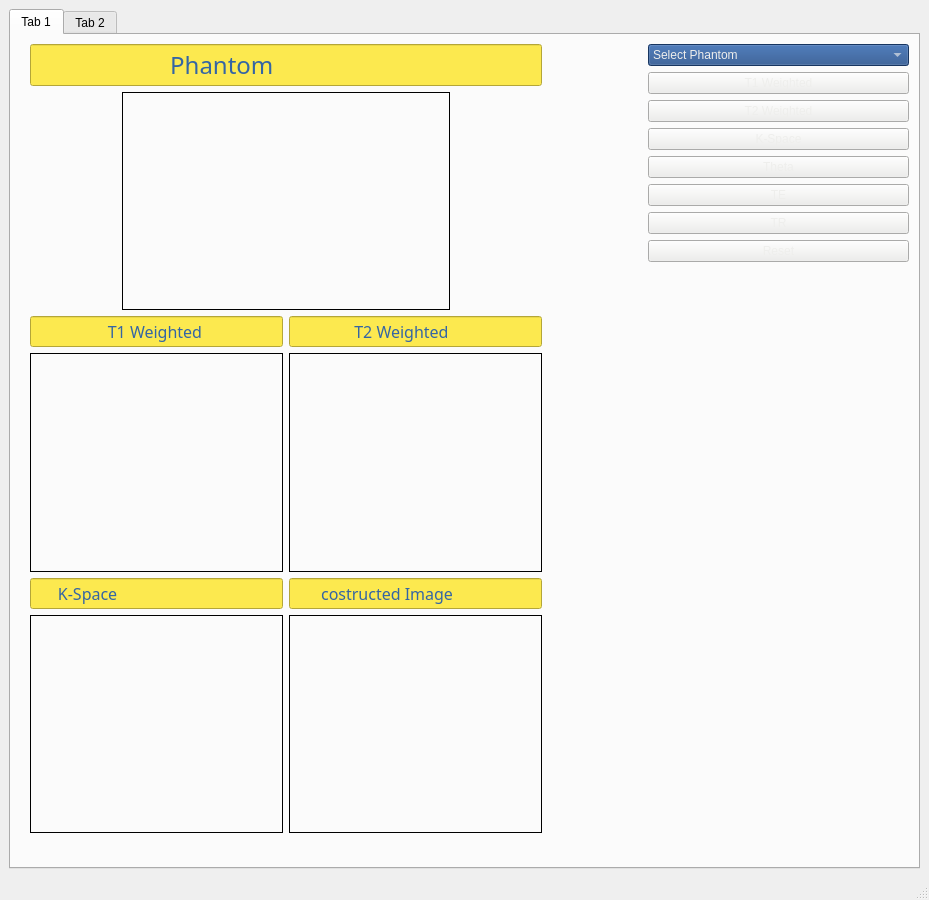
<?xml version="1.0" encoding="UTF-8"?>
<ui version="4.0">
 <class>MainWindow</class>
 <widget class="QMainWindow" name="MainWindow">
  <property name="geometry">
   <rect>
    <x>0</x>
    <y>0</y>
    <width>929</width>
    <height>900</height>
   </rect>
  </property>
  <property name="sizePolicy">
   <sizepolicy hsizetype="Preferred" vsizetype="Preferred">
    <horstretch>0</horstretch>
    <verstretch>0</verstretch>
   </sizepolicy>
  </property>
  <property name="windowTitle">
   <string>MainWindow</string>
  </property>
  <property name="styleSheet">
   <string notr="true"/>
  </property>
  <property name="documentMode">
   <bool>false</bool>
  </property>
  <widget class="QWidget" name="centralwidget">
   <property name="styleSheet">
    <string notr="true"/>
   </property>
   <layout class="QHBoxLayout" name="horizontalLayout_3">
    <item>
     <widget class="QTabWidget" name="tabWidget">
      <property name="currentIndex">
       <number>0</number>
      </property>
      <widget class="QWidget" name="tab">
       <property name="maximumSize">
        <size>
         <width>907</width>
         <height>807</height>
        </size>
       </property>
       <property name="styleSheet">
        <string notr="true"/>
       </property>
       <attribute name="title">
        <string>Tab 1</string>
       </attribute>
       <layout class="QHBoxLayout" name="horizontalLayout">
        <item>
         <spacer name="horizontalSpacer_2">
          <property name="orientation">
           <enum>Qt::Horizontal</enum>
          </property>
          <property name="sizeType">
           <enum>QSizePolicy::Fixed</enum>
          </property>
          <property name="sizeHint" stdset="0">
           <size>
            <width>10</width>
            <height>10</height>
           </size>
          </property>
         </spacer>
        </item>
        <item>
         <layout class="QGridLayout" name="gridLayout">
          <item row="0" column="0">
           <layout class="QGridLayout" name="gridLayout_4">
            <item row="0" column="0">
             <layout class="QVBoxLayout" name="verticalLayout"/>
            </item>
           </layout>
          </item>
          <item row="0" column="3">
           <layout class="QGridLayout" name="gridLayout_2">
            <item row="9" column="0">
             <spacer name="verticalSpacer_5">
              <property name="orientation">
               <enum>Qt::Vertical</enum>
              </property>
              <property name="sizeHint" stdset="0">
               <size>
                <width>20</width>
                <height>40</height>
               </size>
              </property>
             </spacer>
            </item>
            <item row="1" column="0">
             <widget class="QPushButton" name="b_t1">
              <property name="styleSheet">
               <string notr="true">background-color: rgb(238, 238, 236);
color: rgb(238, 238, 236);
font: 75 11pt &quot;URW Bookman L&quot;;</string>
              </property>
              <property name="text">
               <string>T1 Weighted</string>
              </property>
             </widget>
            </item>
            <item row="2" column="0">
             <widget class="QPushButton" name="b_t2">
              <property name="styleSheet">
               <string notr="true">background-color: rgb(238, 238, 236);
color: rgb(238, 238, 236);
font: 75 11pt &quot;URW Bookman L&quot;;</string>
              </property>
              <property name="text">
               <string>T2 Weighted</string>
              </property>
             </widget>
            </item>
            <item row="3" column="0">
             <widget class="QPushButton" name="b_k">
              <property name="styleSheet">
               <string notr="true">font: 75 11pt &quot;URW Bookman L&quot;;
background-color: rgb(238, 238, 236);
color: rgb(238, 238, 236);</string>
              </property>
              <property name="text">
               <string>K-Space</string>
              </property>
             </widget>
            </item>
            <item row="5" column="0">
             <widget class="QPushButton" name="b_theta">
              <property name="styleSheet">
               <string notr="true">background-color: rgb(238, 238, 236);
color: rgb(238, 238, 236);
font: 75 11pt &quot;URW Bookman L&quot;;</string>
              </property>
              <property name="text">
               <string>Theta</string>
              </property>
             </widget>
            </item>
            <item row="7" column="0">
             <widget class="QPushButton" name="b_tr">
              <property name="styleSheet">
               <string notr="true">background-color: rgb(238, 238, 236);
color: rgb(238, 238, 236);
font: 75 11pt &quot;URW Bookman L&quot;;</string>
              </property>
              <property name="text">
               <string>TR</string>
              </property>
             </widget>
            </item>
            <item row="6" column="0">
             <widget class="QPushButton" name="b_te">
              <property name="styleSheet">
               <string notr="true">background-color: rgb(238, 238, 236);
color: rgb(238, 238, 236);
font: 75 11pt &quot;URW Bookman L&quot;;</string>
              </property>
              <property name="text">
               <string>TE</string>
              </property>
             </widget>
            </item>
            <item row="8" column="0">
             <widget class="QPushButton" name="b_reset">
              <property name="styleSheet">
               <string notr="true">background-color: rgb(238, 238, 236);
color: rgb(238, 238, 236);
font: 75 11pt &quot;URW Bookman L&quot;;</string>
              </property>
              <property name="text">
               <string>Reset</string>
              </property>
             </widget>
            </item>
            <item row="0" column="0">
             <widget class="QComboBox" name="cb">
              <property name="styleSheet">
               <string notr="true">background-color: rgb(32, 74, 135);

color: rgb(238, 238, 236);
font: 75 11pt &quot;URW Bookman L&quot;;</string>
              </property>
              <item>
               <property name="text">
                <string>Select Phantom</string>
               </property>
              </item>
              <item>
               <property name="text">
                <string>Shepp-Logan phantom (10 ellipses)</string>
               </property>
              </item>
              <item>
               <property name="text">
                <string>Piecewise-Smooth Shepp-Logan phantom</string>
               </property>
              </item>
              <item>
               <property name="text">
                <string>phantom with vertical ellipses</string>
               </property>
              </item>
              <item>
               <property name="text">
                <string>1 cone</string>
               </property>
              </item>
              <item>
               <property name="text">
                <string>1 rectangular</string>
               </property>
              </item>
              <item>
               <property name="text">
                <string>composite of 6 gaussians + 1 parabola</string>
               </property>
              </item>
              <item>
               <property name="text">
                <string>composite - rectangles and ellipses </string>
               </property>
              </item>
              <item>
               <property name="text">
                <string>rectangles, 'resolution' phantom</string>
               </property>
              </item>
             </widget>
            </item>
           </layout>
          </item>
          <item row="0" column="1">
           <layout class="QGridLayout" name="gridLayout_8">
            <item row="10" column="1">
             <widget class="QLabel" name="l5">
              <property name="minimumSize">
               <size>
                <width>128</width>
                <height>128</height>
               </size>
              </property>
              <property name="frameShape">
               <enum>QFrame::Box</enum>
              </property>
              <property name="text">
               <string/>
              </property>
              <property name="scaledContents">
               <bool>true</bool>
              </property>
             </widget>
            </item>
            <item row="0" column="0" colspan="2">
             <widget class="QLineEdit" name="lineEdit_4">
              <property name="font">
               <font>
                <family>MathJax_AMS</family>
                <pointsize>18</pointsize>
               </font>
              </property>
              <property name="styleSheet">
               <string notr="true">color:rgb(52, 101, 164);
background-color: rgb(252, 233, 79);</string>
              </property>
              <property name="text">
               <string>                      Phantom</string>
              </property>
             </widget>
            </item>
            <item row="5" column="1">
             <widget class="QLineEdit" name="lineEdit_3">
              <property name="font">
               <font>
                <family>MathJax_AMS</family>
                <pointsize>12</pointsize>
               </font>
              </property>
              <property name="styleSheet">
               <string notr="true">color: rgb(52, 101, 164);
background-color: rgb(252, 233, 79);</string>
              </property>
              <property name="text">
               <string>       costructed Image</string>
              </property>
              <property name="readOnly">
               <bool>true</bool>
              </property>
             </widget>
            </item>
            <item row="4" column="1">
             <widget class="QLabel" name="l3">
              <property name="minimumSize">
               <size>
                <width>128</width>
                <height>128</height>
               </size>
              </property>
              <property name="frameShape">
               <enum>QFrame::Box</enum>
              </property>
              <property name="text">
               <string/>
              </property>
              <property name="scaledContents">
               <bool>true</bool>
              </property>
             </widget>
            </item>
            <item row="5" column="0">
             <widget class="QLineEdit" name="lineEdit_2">
              <property name="font">
               <font>
                <family>MathJax_AMS</family>
                <pointsize>12</pointsize>
               </font>
              </property>
              <property name="styleSheet">
               <string notr="true">background-color: rgb(252, 233, 79);
color: rgb(52, 101, 164);</string>
              </property>
              <property name="text">
               <string>      K-Space</string>
              </property>
              <property name="readOnly">
               <bool>true</bool>
              </property>
             </widget>
            </item>
            <item row="2" column="0">
             <spacer name="verticalSpacer">
              <property name="orientation">
               <enum>Qt::Vertical</enum>
              </property>
              <property name="sizeType">
               <enum>QSizePolicy::Fixed</enum>
              </property>
              <property name="sizeHint" stdset="0">
               <size>
                <width>10</width>
                <height>0</height>
               </size>
              </property>
             </spacer>
            </item>
            <item row="4" column="0">
             <widget class="QLabel" name="l2">
              <property name="minimumSize">
               <size>
                <width>128</width>
                <height>128</height>
               </size>
              </property>
              <property name="frameShape">
               <enum>QFrame::Box</enum>
              </property>
              <property name="text">
               <string/>
              </property>
              <property name="scaledContents">
               <bool>true</bool>
              </property>
             </widget>
            </item>
            <item row="3" column="1">
             <widget class="QLineEdit" name="lineEdit">
              <property name="font">
               <font>
                <family>MathJax_AMS</family>
                <pointsize>12</pointsize>
               </font>
              </property>
              <property name="styleSheet">
               <string notr="true">color: rgb(52, 101, 164);
background-color: rgb(252, 233, 79);</string>
              </property>
              <property name="text">
               <string>               T2 Weighted</string>
              </property>
              <property name="readOnly">
               <bool>true</bool>
              </property>
             </widget>
            </item>
            <item row="10" column="0">
             <widget class="QLabel" name="l4">
              <property name="minimumSize">
               <size>
                <width>128</width>
                <height>128</height>
               </size>
              </property>
              <property name="frameShape">
               <enum>QFrame::Box</enum>
              </property>
              <property name="text">
               <string/>
              </property>
              <property name="scaledContents">
               <bool>true</bool>
              </property>
             </widget>
            </item>
            <item row="3" column="0">
             <widget class="QLineEdit" name="lineEdit_5">
              <property name="palette">
               <palette>
                <active>
                 <colorrole role="WindowText">
                  <brush brushstyle="SolidPattern">
                   <color alpha="255">
                    <red>52</red>
                    <green>101</green>
                    <blue>164</blue>
                   </color>
                  </brush>
                 </colorrole>
                 <colorrole role="Button">
                  <brush brushstyle="SolidPattern">
                   <color alpha="255">
                    <red>252</red>
                    <green>233</green>
                    <blue>79</blue>
                   </color>
                  </brush>
                 </colorrole>
                 <colorrole role="Text">
                  <brush brushstyle="SolidPattern">
                   <color alpha="255">
                    <red>52</red>
                    <green>101</green>
                    <blue>164</blue>
                   </color>
                  </brush>
                 </colorrole>
                 <colorrole role="ButtonText">
                  <brush brushstyle="SolidPattern">
                   <color alpha="255">
                    <red>52</red>
                    <green>101</green>
                    <blue>164</blue>
                   </color>
                  </brush>
                 </colorrole>
                 <colorrole role="Base">
                  <brush brushstyle="SolidPattern">
                   <color alpha="255">
                    <red>252</red>
                    <green>233</green>
                    <blue>79</blue>
                   </color>
                  </brush>
                 </colorrole>
                 <colorrole role="Window">
                  <brush brushstyle="SolidPattern">
                   <color alpha="255">
                    <red>252</red>
                    <green>233</green>
                    <blue>79</blue>
                   </color>
                  </brush>
                 </colorrole>
                 <colorrole role="Link">
                  <brush brushstyle="SolidPattern">
                   <color alpha="255">
                    <red>52</red>
                    <green>101</green>
                    <blue>164</blue>
                   </color>
                  </brush>
                 </colorrole>
                </active>
                <inactive>
                 <colorrole role="WindowText">
                  <brush brushstyle="SolidPattern">
                   <color alpha="255">
                    <red>52</red>
                    <green>101</green>
                    <blue>164</blue>
                   </color>
                  </brush>
                 </colorrole>
                 <colorrole role="Button">
                  <brush brushstyle="SolidPattern">
                   <color alpha="255">
                    <red>252</red>
                    <green>233</green>
                    <blue>79</blue>
                   </color>
                  </brush>
                 </colorrole>
                 <colorrole role="Text">
                  <brush brushstyle="SolidPattern">
                   <color alpha="255">
                    <red>52</red>
                    <green>101</green>
                    <blue>164</blue>
                   </color>
                  </brush>
                 </colorrole>
                 <colorrole role="ButtonText">
                  <brush brushstyle="SolidPattern">
                   <color alpha="255">
                    <red>52</red>
                    <green>101</green>
                    <blue>164</blue>
                   </color>
                  </brush>
                 </colorrole>
                 <colorrole role="Base">
                  <brush brushstyle="SolidPattern">
                   <color alpha="255">
                    <red>252</red>
                    <green>233</green>
                    <blue>79</blue>
                   </color>
                  </brush>
                 </colorrole>
                 <colorrole role="Window">
                  <brush brushstyle="SolidPattern">
                   <color alpha="255">
                    <red>252</red>
                    <green>233</green>
                    <blue>79</blue>
                   </color>
                  </brush>
                 </colorrole>
                 <colorrole role="Link">
                  <brush brushstyle="SolidPattern">
                   <color alpha="255">
                    <red>52</red>
                    <green>101</green>
                    <blue>164</blue>
                   </color>
                  </brush>
                 </colorrole>
                </inactive>
                <disabled>
                 <colorrole role="WindowText">
                  <brush brushstyle="SolidPattern">
                   <color alpha="255">
                    <red>52</red>
                    <green>101</green>
                    <blue>164</blue>
                   </color>
                  </brush>
                 </colorrole>
                 <colorrole role="Button">
                  <brush brushstyle="SolidPattern">
                   <color alpha="255">
                    <red>252</red>
                    <green>233</green>
                    <blue>79</blue>
                   </color>
                  </brush>
                 </colorrole>
                 <colorrole role="Text">
                  <brush brushstyle="SolidPattern">
                   <color alpha="255">
                    <red>52</red>
                    <green>101</green>
                    <blue>164</blue>
                   </color>
                  </brush>
                 </colorrole>
                 <colorrole role="ButtonText">
                  <brush brushstyle="SolidPattern">
                   <color alpha="255">
                    <red>52</red>
                    <green>101</green>
                    <blue>164</blue>
                   </color>
                  </brush>
                 </colorrole>
                 <colorrole role="Base">
                  <brush brushstyle="SolidPattern">
                   <color alpha="255">
                    <red>252</red>
                    <green>233</green>
                    <blue>79</blue>
                   </color>
                  </brush>
                 </colorrole>
                 <colorrole role="Window">
                  <brush brushstyle="SolidPattern">
                   <color alpha="255">
                    <red>252</red>
                    <green>233</green>
                    <blue>79</blue>
                   </color>
                  </brush>
                 </colorrole>
                 <colorrole role="Link">
                  <brush brushstyle="SolidPattern">
                   <color alpha="255">
                    <red>52</red>
                    <green>101</green>
                    <blue>164</blue>
                   </color>
                  </brush>
                 </colorrole>
                </disabled>
               </palette>
              </property>
              <property name="font">
               <font>
                <family>MathJax_AMS</family>
                <pointsize>12</pointsize>
                <weight>50</weight>
                <bold>false</bold>
               </font>
              </property>
              <property name="styleSheet">
               <string notr="true">
background-color: rgb(186, 189, 182);
color: rgb(52, 101, 164);
background-color: rgb(252, 233, 79);</string>
              </property>
              <property name="text">
               <string>                  T1 Weighted</string>
              </property>
              <property name="readOnly">
               <bool>true</bool>
              </property>
             </widget>
            </item>
            <item row="1" column="0" colspan="2">
             <layout class="QGridLayout" name="gridLayout_5">
              <item row="0" column="1">
               <widget class="QLabel" name="l1">
                <property name="minimumSize">
                 <size>
                  <width>128</width>
                  <height>128</height>
                 </size>
                </property>
                <property name="maximumSize">
                 <size>
                  <width>1080</width>
                  <height>1080</height>
                 </size>
                </property>
                <property name="frameShape">
                 <enum>QFrame::Box</enum>
                </property>
                <property name="text">
                 <string/>
                </property>
                <property name="scaledContents">
                 <bool>true</bool>
                </property>
               </widget>
              </item>
              <item row="0" column="2">
               <spacer name="horizontalSpacer_4">
                <property name="orientation">
                 <enum>Qt::Horizontal</enum>
                </property>
                <property name="sizeType">
                 <enum>QSizePolicy::Fixed</enum>
                </property>
                <property name="sizeHint" stdset="0">
                 <size>
                  <width>92</width>
                  <height>20</height>
                 </size>
                </property>
               </spacer>
              </item>
              <item row="0" column="0">
               <spacer name="horizontalSpacer_5">
                <property name="orientation">
                 <enum>Qt::Horizontal</enum>
                </property>
                <property name="sizeType">
                 <enum>QSizePolicy::Fixed</enum>
                </property>
                <property name="sizeHint" stdset="0">
                 <size>
                  <width>92</width>
                  <height>20</height>
                 </size>
                </property>
               </spacer>
              </item>
             </layout>
            </item>
           </layout>
          </item>
          <item row="0" column="2">
           <spacer name="horizontalSpacer_3">
            <property name="orientation">
             <enum>Qt::Horizontal</enum>
            </property>
            <property name="sizeType">
             <enum>QSizePolicy::Fixed</enum>
            </property>
            <property name="sizeHint" stdset="0">
             <size>
              <width>100</width>
              <height>10</height>
             </size>
            </property>
           </spacer>
          </item>
         </layout>
        </item>
       </layout>
      </widget>
      <widget class="QWidget" name="tab_2">
       <attribute name="title">
        <string>Tab 2</string>
       </attribute>
       <layout class="QHBoxLayout" name="horizontalLayout_2">
        <item>
         <layout class="QGridLayout" name="gridLayout_3">
          <item row="2" column="2">
           <widget class="PlotWidget" name="graphicsView_4"/>
          </item>
          <item row="2" column="0">
           <widget class="PlotWidget" name="graphicsView_2"/>
          </item>
          <item row="1" column="0">
           <spacer name="verticalSpacer_6">
            <property name="orientation">
             <enum>Qt::Vertical</enum>
            </property>
            <property name="sizeType">
             <enum>QSizePolicy::Preferred</enum>
            </property>
            <property name="sizeHint" stdset="0">
             <size>
              <width>20</width>
              <height>40</height>
             </size>
            </property>
           </spacer>
          </item>
          <item row="0" column="0">
           <widget class="PlotWidget" name="graphicsView"/>
          </item>
          <item row="0" column="1">
           <spacer name="horizontalSpacer">
            <property name="orientation">
             <enum>Qt::Horizontal</enum>
            </property>
            <property name="sizeType">
             <enum>QSizePolicy::Preferred</enum>
            </property>
            <property name="sizeHint" stdset="0">
             <size>
              <width>20</width>
              <height>10</height>
             </size>
            </property>
           </spacer>
          </item>
          <item row="0" column="2">
           <widget class="PlotWidget" name="graphicsView_3"/>
          </item>
         </layout>
        </item>
       </layout>
      </widget>
     </widget>
    </item>
   </layout>
  </widget>
  <widget class="QMenuBar" name="menubar">
   <property name="geometry">
    <rect>
     <x>0</x>
     <y>0</y>
     <width>929</width>
     <height>22</height>
    </rect>
   </property>
  </widget>
  <widget class="QStatusBar" name="statusbar"/>
 </widget>
 <customwidgets>
  <customwidget>
   <class>PlotWidget</class>
   <extends>QGraphicsView</extends>
   <header location="global">pyqtgraph</header>
  </customwidget>
 </customwidgets>
 <resources>
  <include location="background.qrc"/>
 </resources>
 <connections>
  <connection>
   <sender>b_t1</sender>
   <signal>clicked()</signal>
   <receiver>l2</receiver>
   <slot>show()</slot>
   <hints>
    <hint type="sourcelabel">
     <x>770</x>
     <y>129</y>
    </hint>
    <hint type="destinationlabel">
     <x>242</x>
     <y>561</y>
    </hint>
   </hints>
  </connection>
  <connection>
   <sender>b_t2</sender>
   <signal>clicked()</signal>
   <receiver>l3</receiver>
   <slot>show()</slot>
   <hints>
    <hint type="sourcelabel">
     <x>770</x>
     <y>163</y>
    </hint>
    <hint type="destinationlabel">
     <x>376</x>
     <y>561</y>
    </hint>
   </hints>
  </connection>
  <connection>
   <sender>b_k</sender>
   <signal>clicked()</signal>
   <receiver>l4</receiver>
   <slot>show()</slot>
   <hints>
    <hint type="sourcelabel">
     <x>770</x>
     <y>197</y>
    </hint>
    <hint type="destinationlabel">
     <x>242</x>
     <y>739</y>
    </hint>
   </hints>
  </connection>
  <connection>
   <sender>b_t1</sender>
   <signal>clicked()</signal>
   <receiver>l2</receiver>
   <slot>show()</slot>
   <hints>
    <hint type="sourcelabel">
     <x>608</x>
     <y>117</y>
    </hint>
    <hint type="destinationlabel">
     <x>251</x>
     <y>517</y>
    </hint>
   </hints>
  </connection>
  <connection>
   <sender>cb</sender>
   <signal>activated(QString)</signal>
   <receiver>b_t1</receiver>
   <slot>toggle()</slot>
   <hints>
    <hint type="sourcelabel">
     <x>554</x>
     <y>83</y>
    </hint>
    <hint type="destinationlabel">
     <x>557</x>
     <y>129</y>
    </hint>
   </hints>
  </connection>
 </connections>
</ui>
